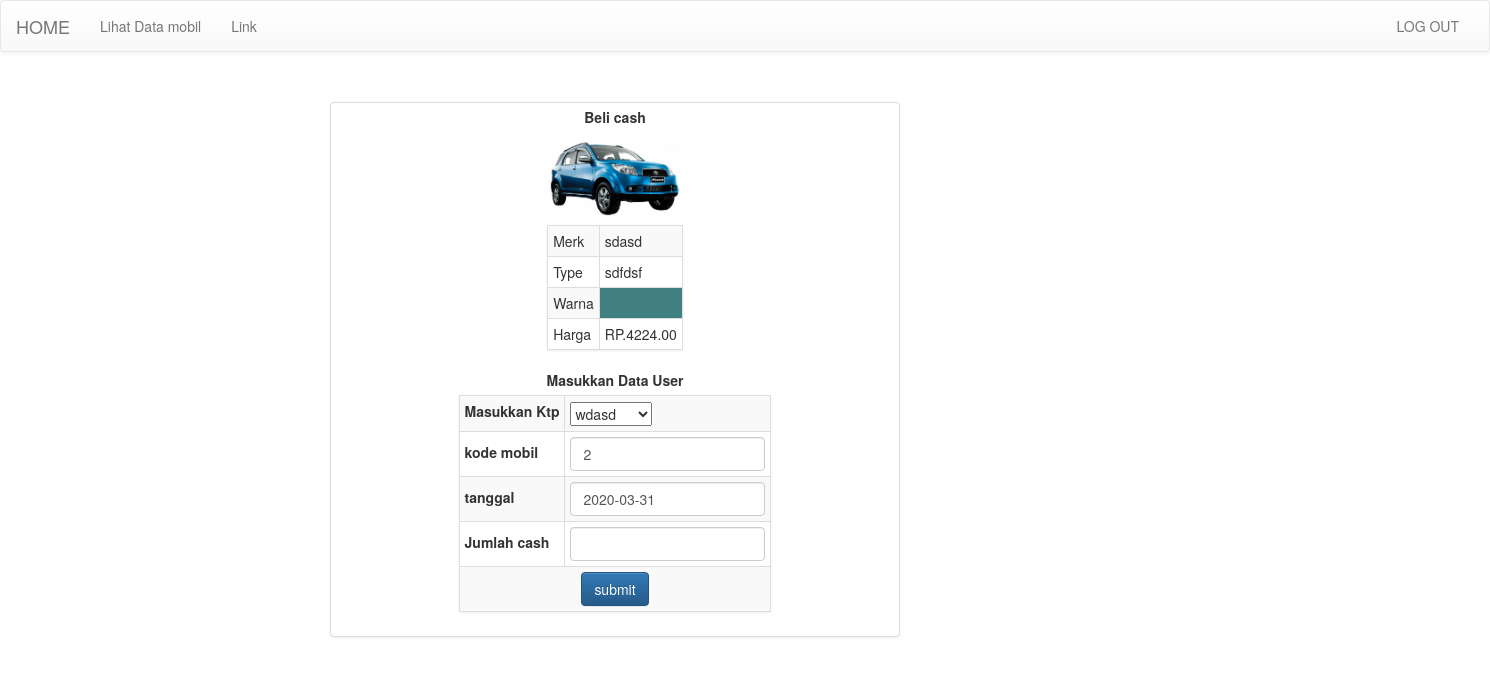
/beli/form_beli_cash2.php?id=2, run on the app's committed database.
### tables this page shows
CREATE TABLE IF NOT EXISTS `mobil` (
  `kode_mobil` int(11) NOT NULL AUTO_INCREMENT,
  `merk` varchar(30) NOT NULL,
  `type` varchar(30) NOT NULL,
  `warna` varchar(40) NOT NULL,
  `harga_mobil` decimal(10,2) NOT NULL,
  `gambar` varchar(200) NOT NULL,
  PRIMARY KEY (`kode_mobil`)
);

### beli/form_beli_cash2.php (the view, shortened to what this page needs)
<!DOCTYPE html PUBLIC "-//W3C//DTD XHTML 1.0 Transitional//EN" "http://www.w3.org/TR/xhtml1/DTD/xhtml1-transitional.dtd">
<html xmlns="http://www.w3.org/1999/xhtml">
<head>
<link href="../bootstrap-3.3.2-dist/css/bootstrap.css" rel="stylesheet" />
<link href="../bootstrap-3.3.2-dist/css/bootstrap.min.css" rel="stylesheet" />
<link href="../bootstrap-3.3.2-dist/css/bootstrap-theme.css" rel="stylesheet" />
<link href="../bootstrap-3.3.2-dist/css/bootstrap-theme.min.css" rel="stylesheet" />
</head>
<body>
<nav class="navbar navbar-default">
  <div class="container-fluid">
    <div class="navbar-header">
      <a class="navbar-brand" href="../index.php">HOME</a>
    </div>
    <div class="collapse navbar-collapse" id="bs-example-navbar-collapse-1">
      <ul class="nav navbar-nav">
        <li><a href="lihat_mobil.php">Lihat Data mobil<span class="sr-only">(current)</span></a></li>
        <li><a href="#">Link</a></li>
      </ul>
        <div class="form-group">
      <ul class="nav navbar-nav navbar-right">
        <li><a href="#">LOG OUT</a></li>
      </ul>
    </div>
  </div>
</nav>
<?php
$id=$_GET['id'];
$query=mysql_query("select * from mobil where kode_mobil='$id'")or die (mysql_error());
$data=mysql_fetch_array($query);
$tanggalbayar['cash_tgl']=date("Y-m-d");
?>
<div align="center" style="margin-top:50px; margin-left:310px;">
<div class="container">
<div class="col-xs-6">
<div class="row">
<div class="thumbnail">
<label>Beli cash</label>
<img class="caption" src="../admin/gambar/<?php echo $data['gambar']; ?>" height="250" width="150" />
<table align="center" class="table-condensed table-bordered list-group table-striped table-hover">
<tr>
<td>Merk</td>
<td><?php echo $data['merk']; ?></td>
</tr>
<tr>
<td>Type</td>
<td><?php echo $data['type']; ?></td>
</tr>
<tr>
<td>Warna</td>
<td bgcolor="<?php echo $data['warna']; ?>"></td>
</tr>
<tr>
<td>Harga</td>
<td>RP.<?php echo $data['harga_mobil']; ?></td>
</tr>
</table>
<center>
<label>Masukkan Data User</label>
</center>
<form action="beli_cash.php" method="post">
<table align="center" class="table-condensed table-bordered list-group table-striped table-hover">
<tr>
<td><label>Masukkan Ktp</label></td>
<td><select>
<?php
$sql = mysql_query("select * from pembeli");
while($baris=mysql_fetch_array($sql))
{
$ktp = $baris['ktp'];
$nama_pembeli = $baris['nama_pembeli'];
echo "
<option value='$ktp'>$nama_pembeli
";
}
?></select>
</select></td>
<tr>
<td><label>kode mobil</label></td>
<td><input class="form-control" type="text" name="kode_mobil" value="<?php echo $id; ?>" /></td>
</tr>
<tr>
<td><label>tanggal</label></td>
<td><input class="form-control" type="text" name="cash_tgl" value="<?php echo $tanggalbayar['cash_tgl']; ?>"  /></td>
</tr>
<tr>
<td><label>Jumlah cash</label></td>
<td><input class="form-control" type="text" name="cash_bayar" /></td>
</tr>
</tr>
<tr>
<td colspan="2" align="center"><input class="btn btn-primary" type="submit" value="submit" /></td>
</tr>
</table>
</form>
</div>
</div>
</div>
</div>
</div>
</body>
</html>

### data on the page
mobil: gambar (picture), merk "sdasd", type "sdfdsf", harga_mobil "4224.00"

### other printed values
form field value "wdasd"
